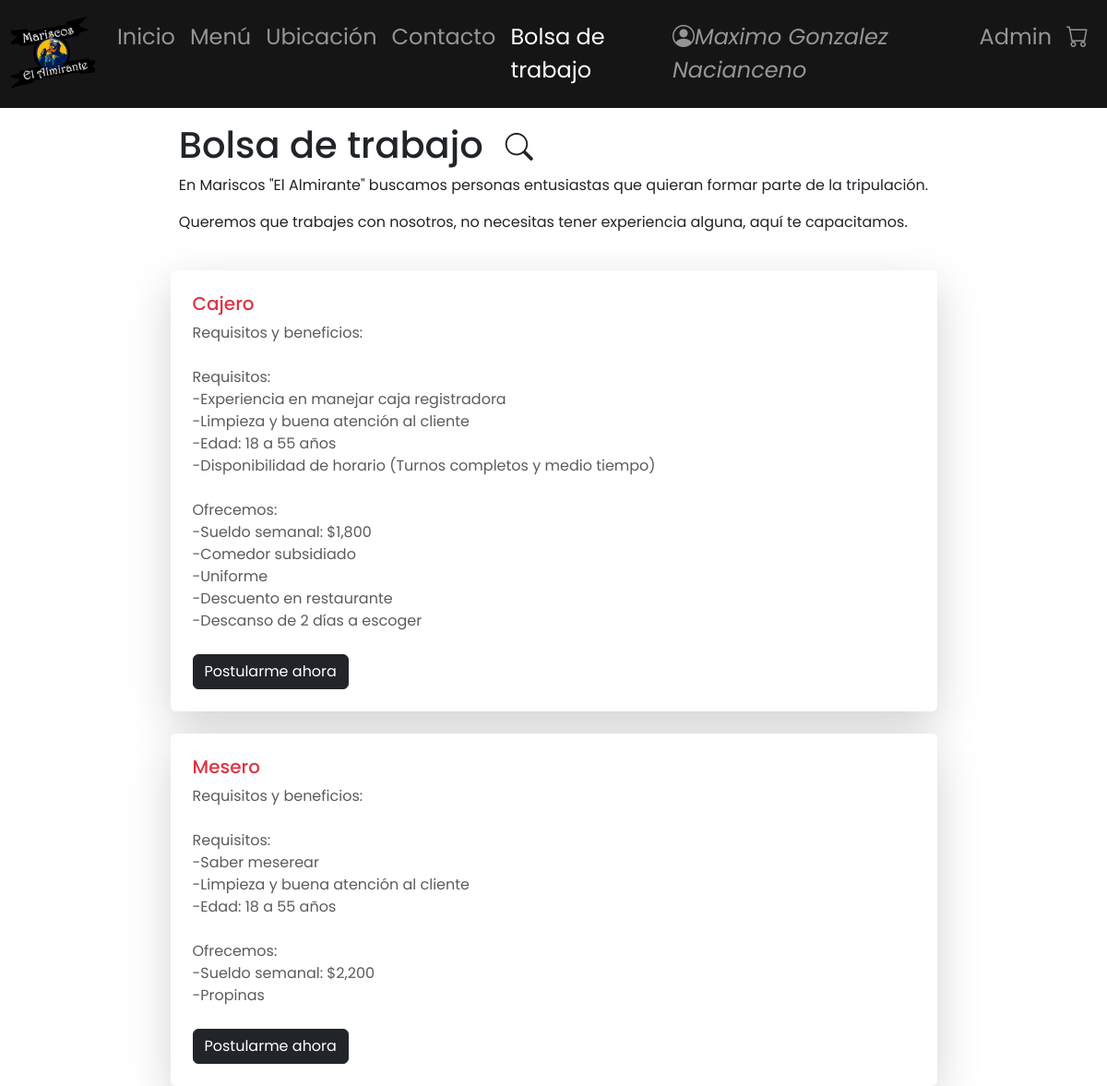
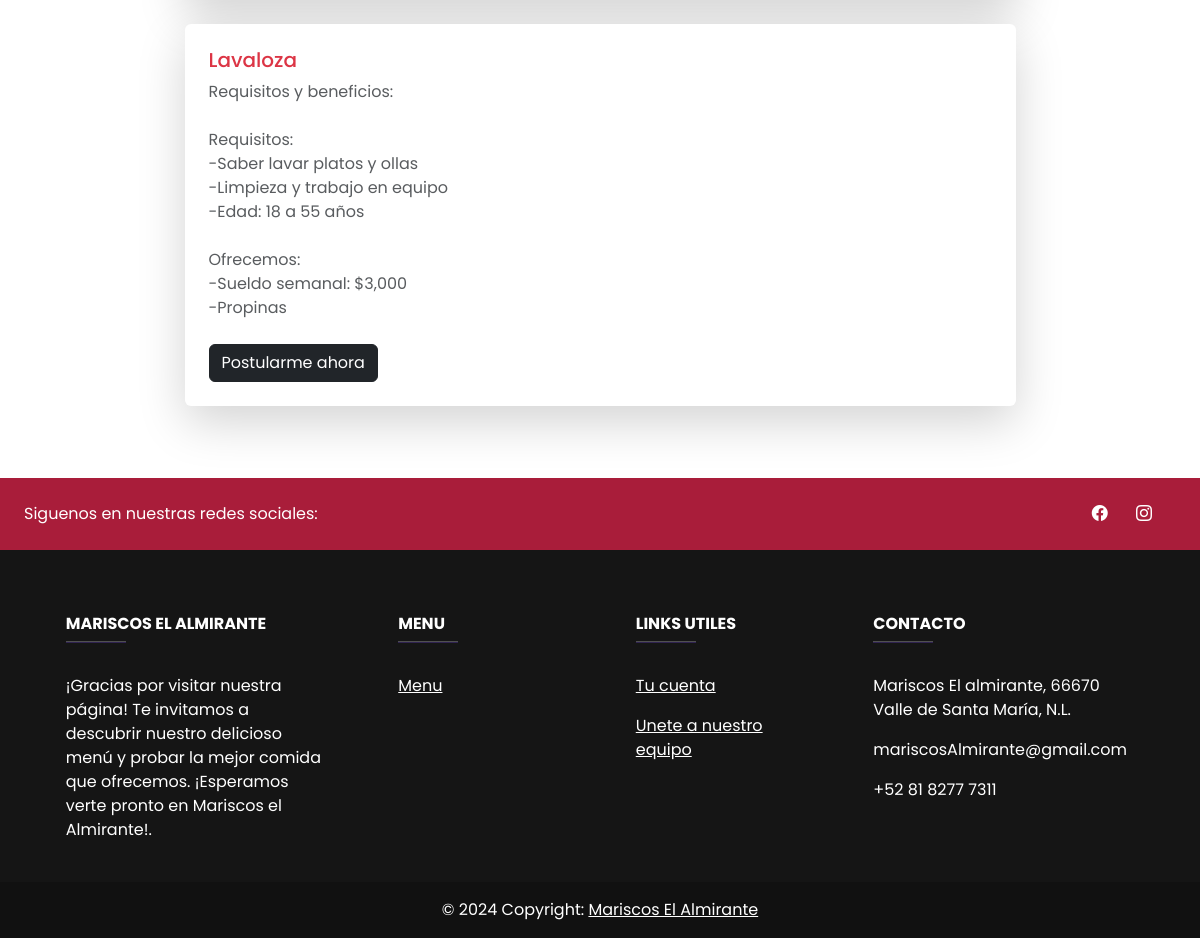
The page /pages/jobVacancy (signed in) on the database its author committed (2 pictures, top to bottom).
### tables this page shows
CREATE TABLE `usuario` (
  `IdUsuario` int(11) NOT NULL,
  `Nombre` mediumtext NOT NULL,
  `Correo` varchar(319) NOT NULL,
  `Password` varchar(255) DEFAULT NULL,
  `FechaCreacion` datetime NOT NULL,
  `Estado` bit(1) NOT NULL,
  `Code` varchar(5) DEFAULT NULL
);

CREATE TABLE `vacante` (
  `IdVacante` int(11) NOT NULL,
  `nombreVacante` varchar(255) DEFAULT NULL,
  `descripcionVacante` text DEFAULT NULL,
  `Activa` bit(1) DEFAULT NULL
);

### views/pages/jobVacancy.php (the view, shortened to what the rows shown need)
<div class="container">
    <div class="row">
        <div class="col-12 mt-3 intro-text">
            <div class="d-flex align-items-center">
                <h1 class="me-4">Bolsa de trabajo</h1>
            </div>
        </div>
    </div>
</div>
<div class="container mt-4 mb-5">
    <div class="row d-flex justify-content-center">
        <?php foreach ($vacantes as $vacante): ?>
            <div class="col-12 col-md-6 col-lg-4 mb-4 w-75">
                <div class="card border-0 shadow-lg">
                    <div class="card-body p-4">
                        <h5 class="card-title text-danger"><?= htmlspecialchars($vacante['nombreVacante']); ?></h5>
                        <p class="card-text text-muted preformatted">Requisitos y beneficios:
                            <br><?= htmlspecialchars($vacante['descripcionVacante']); ?>
                        </p>
                        <a href="../pages/formVacante" class="btn btn-dark mt-2">Postularme ahora</a>
                    </div>
                </div>
            </div>
        <?php endforeach; ?>
    </div>
</div>
</div>

### views/layout.php (shortened to what the rows shown need)
<?php
$sessionController = new \Controllers\SessionController();
$sessionController->startSession();
$user = $sessionController->getUser();
?>
<!DOCTYPE html>
<html lang="en">
<head>
    <link href="../css/bootstrap.min.css" rel="stylesheet">
    <link rel="stylesheet" href="https://cdn.jsdelivr.net/npm/bootstrap-icons@1.11.3/font/bootstrap-icons.min.css">
    <link rel="stylesheet" href="../css/styles.css">
    <link rel="stylesheet" href="../css/error.css">
</head>
<body>
    <nav class="navbar sticky-top navbar-expand-lg navbar-dark">
        <div class="container-fluid">
            <div class="collapse navbar-collapse justify-content-end" id="navbarNav">
                <ul class="navbar-nav font-weight-bold fs-4">
                    <?php if ($user): ?>
                        <li class="nav-item">
                            <a class="nav-link" href="../pages/profile"><i class="bi bi-person-circle heading"><?php echo htmlspecialchars($user['Nombre'] ?? 'Usuario'); ?></i></a>
                        </li>
                        <?php if (isset($_SESSION['user_role']) && $_SESSION['user_role'] === 'Admin'): ?>
                            <li class="nav-item">
                                <a class="nav-link" href="/admin/dashboard">Admin</a>
                            </li>
                        <?php endif; ?>
                    <?php else: ?>
                        <li class="nav-item">
                            <a class="nav-link" href="../auth/register"><i class="bi bi-person-circle heading">Perfil</i></a>
                        </li>
                    <?php endif; ?>
                </ul>
            </div>
        </div>
    </nav>
    <div>
        <?php echo $contenido; ?>
</body>
</html>

### rows shown on the page
usuario: Nombre "Maximo Gonzalez Nacianceno"
vacante: nombreVacante "Cajero", descripcionVacante "Requisitos: -Experiencia en manejar caja registradora -Limpieza y buena atención al cliente -Edad: 18 a 55 años -Disponibilidad de horario (Turnos completos y medio tiempo) Ofrecemos: -Sueldo semanal: $1,800 -Comedor subsidiado -Uniforme -Descuento en restaurante -Descanso de 2 días a escoger"
vacante: nombreVacante "Mesero", descripcionVacante "Requisitos: -Saber meserear -Limpieza y buena atención al cliente -Edad: 18 a 55 años Ofrecemos: -Sueldo semanal: $2,200 -Propinas"
vacante: nombreVacante "Lavaloza", descripcionVacante "Requisitos: -Saber lavar platos y ollas -Limpieza y trabajo en equipo -Edad: 18 a 55 años Ofrecemos: -Sueldo semanal: $3,000 -Propinas"
